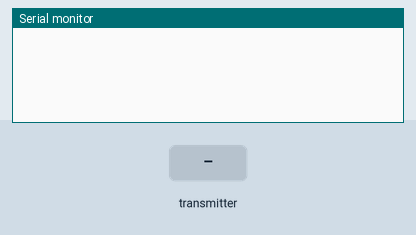
The sketch below on a simulated ESP8266 (NodeMCU). Shown: the last lines printed to the serial monitor. The inputs (shaded band) are chosen by the test bench.

Above: at 1.2 s.
1.3 s: the transmitter starts sending id = 0
At 1.61 s:
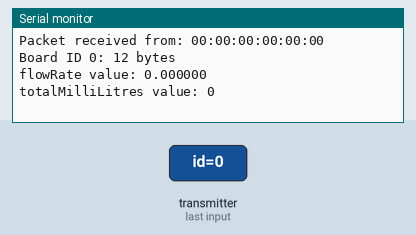
2.8 s: the transmitter starts sending flowRate = 25
At 3.11 s:
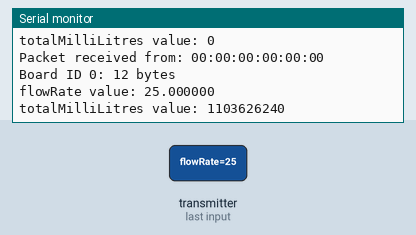
4.3 s: the transmitter starts sending id = 1
5.8 s: the transmitter starts sending totalMilliLitres = 256
At 6.11 s:
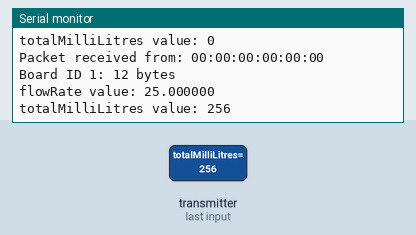
7.3 s: the transmitter starts sending flowRate = 50
8.8 s: the transmitter starts sending totalMilliLitres = 512
At 9.11 s:
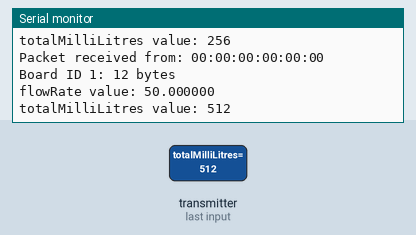
Timing chart, 0 to 11.3 s (numbered marks = the images above; inputs shaded):
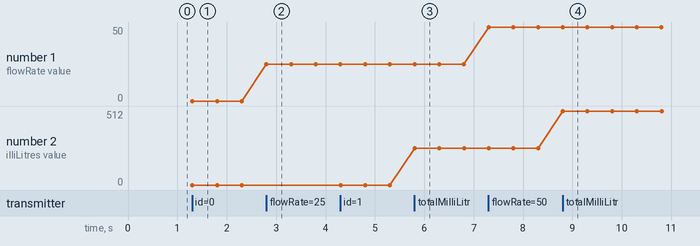

The sketch:

master_code.ino
```cpp
#include <ThingerESP8266.h>
#include <ESP8266WiFi.h>
#include <espnow.h>

#define USERNAME "mavilog"
#define DEVICE_ID "NodeMCU"
#define DEVICE_CREDENTIAL "zBY4$20U+D8_z8n7"
#define SSID "Starfire"
#define SSID_PASSWORD "12345678"
#define SENSOR  D3

ThingerESP8266 thing(USERNAME, DEVICE_ID, DEVICE_CREDENTIAL);

long currentMillis = 0;
long previousMillis = 0;
int interval = 1000;
//boolean ledState = LOW;
float calibrationFactor = 4.5;
volatile byte pulseCount;
byte pulse1Sec = 0;

unsigned int flowMilliLitres;

float flowRate1;
unsigned long totalMilliLitres1;
float flowRate2;
unsigned long totalMilliLitres2;


typedef struct struct_message {
    int id;
    float flowRate;
    unsigned long totalMilliLitres;
} struct_message;


struct_message myData;
struct_message boardsStruct[2];

void IRAM_ATTR pulseCounter()
{
  pulseCount++;
}

void OnDataRecv(uint8_t * mac_addr, uint8_t *incomingData, uint8_t len) {
  char macStr[18];
  Serial.print("Packet received from: ");
  snprintf(macStr, sizeof(macStr), "%02x:%02x:%02x:%02x:%02x:%02x",
           mac_addr[0], mac_addr[1], mac_addr[2], mac_addr[3], mac_addr[4], mac_addr[5]);
  Serial.println(macStr);
  memcpy(&myData, incomingData, sizeof(myData));
  Serial.printf("Board ID %u: %u bytes\n", myData.id, len);
  // Update the structures with the new incoming data
  boardsStruct[myData.id-1].flowRate = myData.flowRate;
  boardsStruct[myData.id-1].totalMilliLitres = myData.totalMilliLitres;
  Serial.printf("flowRate value: %f \n", boardsStruct[myData.id-1].flowRate);
  Serial.printf("totalMilliLitres value: %lu \n", boardsStruct[myData.id-1].totalMilliLitres);
  Serial.println();

  if(myData.id == 1){
    flowRate1 = myData.flowRate;
    totalMilliLitres1 = myData.totalMilliLitres;
  }
  else if(myData.id == 2){
    flowRate2 = myData.flowRate;
    totalMilliLitres2 = myData.totalMilliLitres;
  }
}


void setup()
{
  Serial.begin(115200);
  thing.add_wifi(SSID, SSID_PASSWORD);


  // Set device as a Wi-Fi Station
  WiFi.mode(WIFI_STA);
  WiFi.disconnect();

  // Init ESP-NOW
  if (esp_now_init() != 0) {
    Serial.println("Error initializing ESP-NOW");
    return;
  }

  // Once ESPNow is successfully Init, we will register for recv CB to
  // get recv packer info
  esp_now_set_self_role(ESP_NOW_ROLE_SLAVE);
  esp_now_register_recv_cb(OnDataRecv);
}
void loop()
{
    thing["data"] >> [](pson& out){
      out["Flow Rate 1"] = flowRate1;
      out["Total 1"]= totalMilliLitres1;
      out["Flow Rate 2"] = flowRate2;
      out["Total 2"]= totalMilliLitres2;
    };
    thing.handle();
    thing.stream(thing["data"]);

    delay(100);
}
```

Measured:
- after the input at 1.3 s, the serial monitor: prints a new line at once (image 1)
- after the input at 2.8 s, the serial monitor: prints a new line at once (image 2)
- after the input at 5.8 s, the serial monitor: prints a new line at once (image 3)
- after the input at 8.8 s, the serial monitor: prints a new line at once (image 4)
- plotted number 1: 0 → 25 after the input at 2.8 s, 25 → 50 after the input at 7.3 s
- plotted number 2: 0 → 256 after the input at 5.8 s, 256 → 512 after the input at 8.8 s
